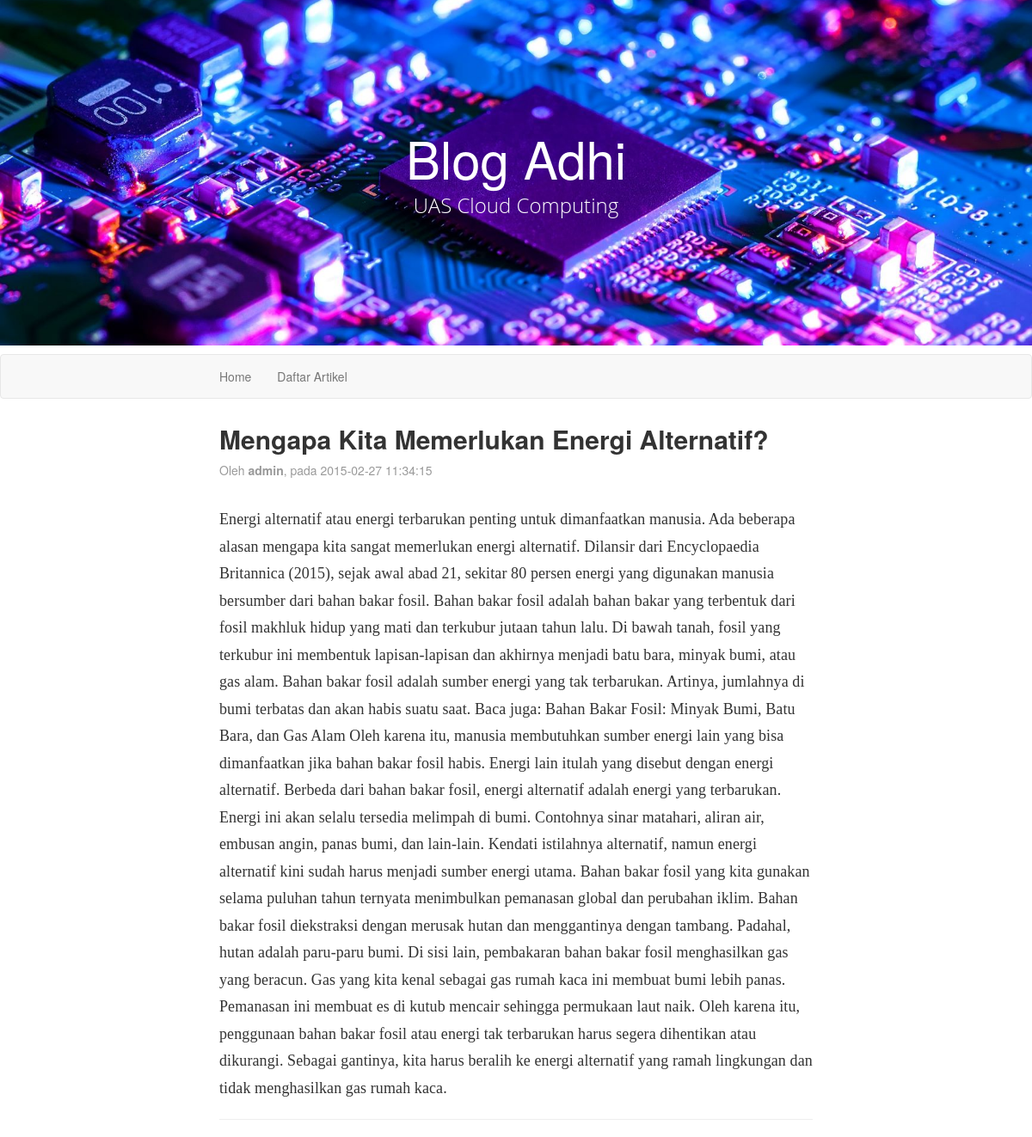
Screenshot of /artikel.php?id=2 with the database file from the repository.
### tables this page shows
CREATE TABLE `artikel` (
  `id` int(11) NOT NULL,
  `judul` varchar(255) NOT NULL,
  `isi` text NOT NULL,
  `tanggal` timestamp NOT NULL DEFAULT current_timestamp(),
  `penulis` varchar(128) NOT NULL
);

### artikel.php (the view, shortened to what this page needs)
<?php include("konektor.php"); ?>
<!DOCTYPE html>
<html>
    <head>
        <link rel="stylesheet" href="bootstrap/css/bootstrap.css" />
        <link rel="stylesheet" href="bootstrap/css/style.css" />
        <link rel="stylesheet" href="font-awesome/css/font-awesome.css" />
    </head>
    <body>
        <header>
            <?php include("header.php"); ?>
        </header>
        <nav class="navbar navbar-default"><?php include("menu.php"); ?></nav>
        <article>
            <div class="container wrap">
                <div class="row">
                    <div class="col-md-12">
                        <?php
                            if(isset($_GET['id']) && !empty($_GET['id'])){
                                $id = $_GET['id'];
                                $query = mysqli_query($koneksi, "SELECT * FROM artikel WHERE id='$id' ORDER BY tanggal DESC");
                                if(mysqli_num_rows($query) > 0 ){
                                    while($artikel = mysqli_fetch_array($query)){
                                        echo "<div class='artikel-kop'>";
                                        echo "<h2><b>".$artikel['judul']."</b></h2>";
                                        echo "<p class='artikel-tanggal'>Oleh <b>".$artikel['penulis']."</b>, pada ".$artikel['tanggal']."</p>";
                                        echo "</div>";
                                        echo "<div class='artikel-isi'>";
                                        echo $artikel['isi'];
                                        echo "</div><hr/>";
                                    }
                                } else {include("404.php");
                                }
                            } else {
                                include("404.php");
                            }
                        ?>
                    </div>
                </div>
            </div>
        </article>
    </body>
</html>

### rows the page displays
artikel: judul "Mengapa Kita Memerlukan Energi Alternatif?", penulis "admin", tanggal "2015-02-27 11:34:15", isi "Energi alternatif atau energi terbarukan penting untuk dimanfaatkan manusia. Ada beberapa alasan mengapa kita sangat memerlukan energi alternatif. Dilansir dari Encyclopaedia Britannica (2015), sejak awal abad 21, sekitar 80 persen energi yang digunakan manusia bersumber dari bahan bakar fosil. Bahan bakar fosil adalah bahan bakar yang terbentuk dari fosil makhluk hidup yang mati dan terkubur jutaan tahun lalu. Di bawah tanah, fosil yang terkubur ini membentuk lapisan-lapisan dan akhirnya menjadi batu bara, minyak bumi, atau gas alam. Bahan bakar fosil adalah sumber energi yang tak terbarukan. Artinya, jumlahnya di bumi terbatas dan akan habis suatu saat. Baca juga: Bahan Bakar Fosil:…"
